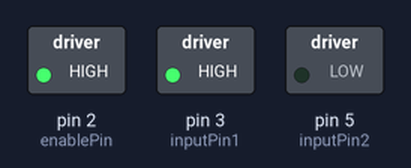
Bench run of a sketch on a simulated Arduino Uno, built with avr-gcc and run on an emulated ATmega328P. Parts: switched loads named in the sketch (green lamp = pin HIGH).

Above: at 0.1 s.
Timing chart, 0 to 1.6 s (numbered marks = the images above):
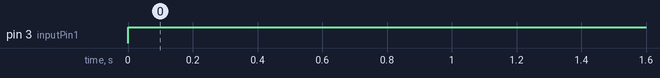

The sketch:

motor.ino
```cpp
//how motor driver L293D works

int enablePin = 2;
int inputPin1 = 3;
int inputPin2 = 5;

void setup(){

	pinMode(enablePin,OUTPUT);
	pinMode(inputPin1,OUTPUT);
	pinMode(inputPin2,OUTPUT);

	digitalWrite(enablePin,HIGH); // gives 5v to enable l293d
}

void loop(){

	digitalWrite(inputPin1,HIGH);
	digitalWrite(inputPin2,LOW);
	delay(1000);
}
```

Measured:
- by itself, pin 3 (inputPin1): LOW → HIGH at 0.00 s
